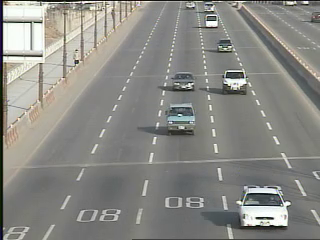
#> input picture frame 2 of Vehicle Detection/Project_outdoor video1.mov, 320 x 240 px
$ jupyter execute Project_car.ipynb
#> lines starting #> are read from the running program, lines starting #| are printed output that depends on the picture; after the words box and inside, x2 and y2 are one past the last pixel; in counts of white or black regions, pixels touching at a corner belong together
[cell 1]
import cv2
import numpy as np

[cell 2]
cap = cv2.VideoCapture('./Project_outdoor video1.mov')
frame_width = int( cap.get(cv2.CAP_PROP_FRAME_WIDTH))

frame_height =int( cap.get( cv2.CAP_PROP_FRAME_HEIGHT))

fourcc = cv2.VideoWriter_fourcc('X','V','I','D')

out = cv2.VideoWriter("car_output.avi", fourcc, 5.0, (1280,720))

ret, frame1 = cap.read()
#> frame1 is the input picture: shape (240, 320, 3); mean B, G, R 132.6, 137.6, 138
ret, frame2 = cap.read()
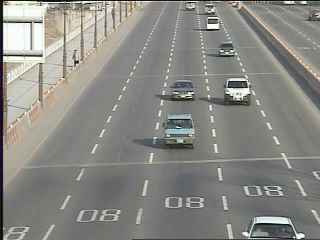
#> input picture frame 3 of Vehicle Detection/Project_outdoor video1.mov, 320 x 240 px
#> frame2 is the input picture: shape (240, 320, 3); mean B, G, R 132.1, 136.9, 137.4
print(frame1.shape)
#| (240, 320, 3)
while cap.isOpened():
    diff = cv2.absdiff(frame1, frame2)
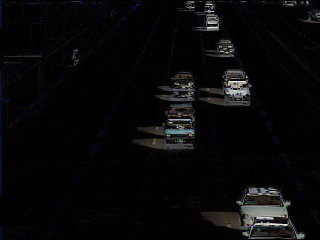
#> diff: shape (240, 320, 3); mean B, G, R 9.1, 8.4, 8.5
    gray = cv2.cvtColor(diff, cv2.COLOR_BGR2GRAY)
    blur = cv2.GaussianBlur(gray, (5,5), 0)
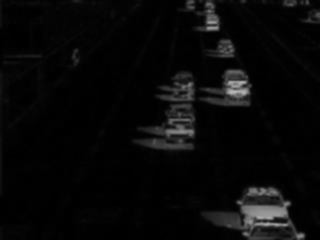
#> blur: shape (240, 320); min 0, max 184, mean 8.6
    _, thresh = cv2.threshold(blur, 20, 255, cv2.THRESH_BINARY)
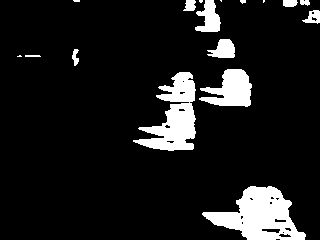
#> thresh: shape (240, 320); 10.6% white; 17 white regions (6 under 20 px), largest, box (x1, y1, x2, y2) and area: (202, 186, 306, 240) 3022, (133, 72, 196, 151) 2477, (199, 69, 252, 107) 1248
    kernel = np.ones((2, 2), np.uint8)

    eroded = cv2.erode(thresh, kernel, iterations=3)
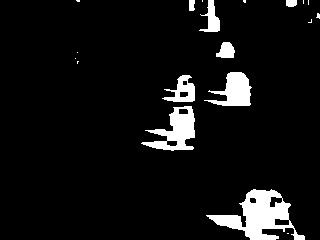
#> eroded: shape (240, 320); 7% white; 19 white regions (11 under 20 px), largest, box (x1, y1, x2, y2) and area: (206, 189, 305, 240) 2168, (141, 106, 195, 151) 1163, (204, 72, 252, 106) 894

    cnt, labels, stats, centroids = cv2.connectedComponentsWithStats(eroded)
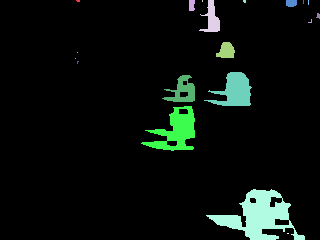
#> labels: shape (240, 320) int32; 20 distinct labels, from 0 to 19; one colour per label, 0 black
#> cnt = 20; stats = 20 rows, first 6: [0, 0, 320, 240, 71391], [76, 0, 4, 2, 7], [189, 0, 6, 11, 61], [202, 0, 1, 2, 2], [199, 0, 21, 32, 322], [243, 0, 3, 3, 8]; centroids = 20 rows, first 8: [154.5, 117.9], [77.71, 0.429], [191.3, 4.89], [202, 0.5], [211.5, 18.47], [244.1, 0.875], [290.9, 2.76], [303, 1.5]

    for i in range(1, cnt):
        (x, y, w, h, area) = stats[i]

        # 노이즈 제거
        if area < 20:
            continue

        cv2.rectangle(frame1, (x, y, w, h), (0, 255, 255))
        cv2.putText(frame1,"Motion detected!", (10, 30), cv2.FONT_HERSHEY_DUPLEX, 0.5,(0, 0,255))
#> this loop made 19 passes
#> (x, y, w, h, area) on passes 2, 4, 6, 11, 15, 16, 17, 18: (189, 0, 6, 11, 61), (199, 0, 21, 32, 322), (286, 0, 11, 7, 71), (216, 42, 19, 16, 220), (204, 72, 48, 34, 894), (162, 75, 33, 27, 453), (141, 106, 54, 45, 1163), (206, 189, 99, 51, 2168)
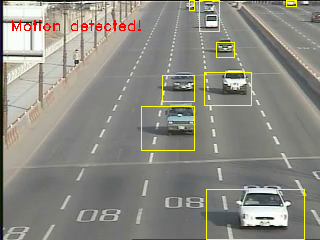
#> frame1: shape (240, 320, 3); 1.86% of pixels changed, all inside (x1, y1, x2, y2) = (12, 0, 305, 240)

    image = cv2.resize(frame1, (1280,720))
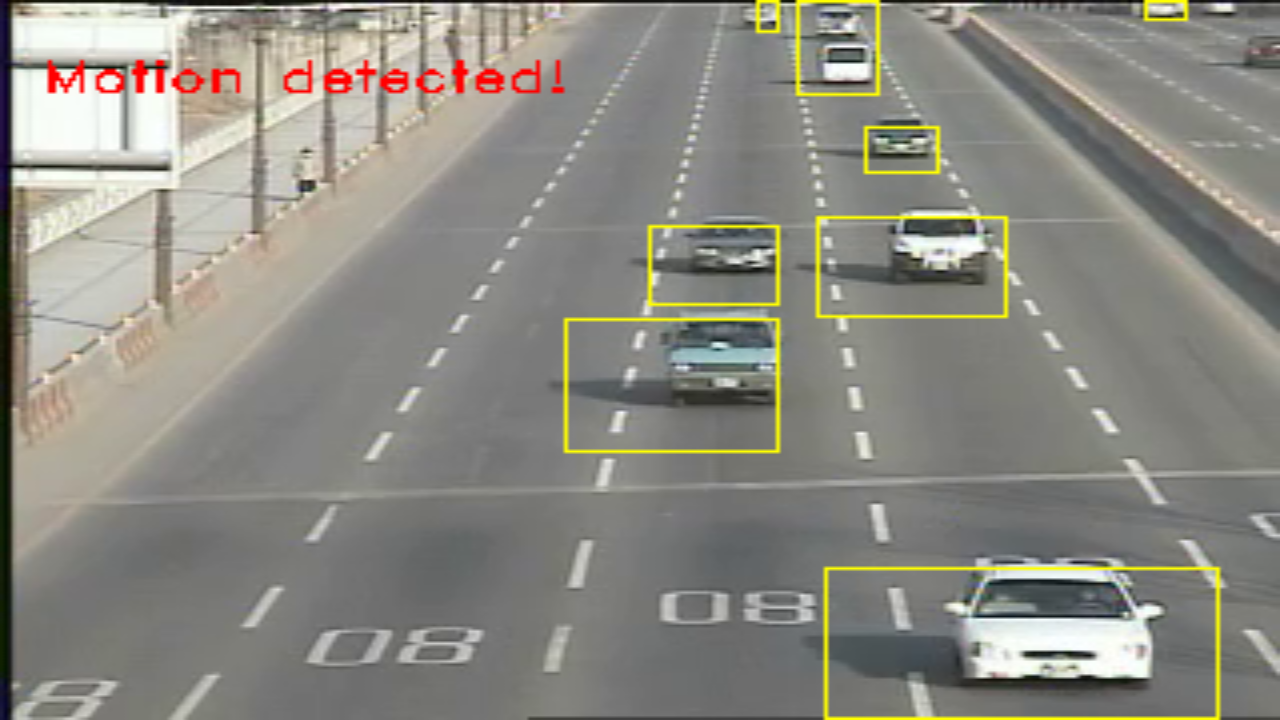
#> image: shape (720, 1280, 3); mean B, G, R 130, 138.2, 140
    out.write(image)
    cv2.imshow("output", frame1)
    frame1 = frame2
    ret, frame2 = cap.read()
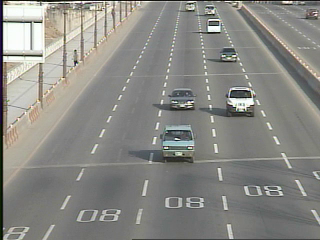
#> input picture frame 4 of Vehicle Detection/Project_outdoor video1.mov, 320 x 240 px
#> frame2 is the input picture: shape (240, 320, 3); mean B, G, R 132.5, 137.4, 137.8
    if not ret:
        break

    if cv2.waitKey(40) == 27:
#> (key Esc is pressed here)
        break

cv2.destroyAllWindows()
cap.release()
out.release()

$ run again, starting later in the video
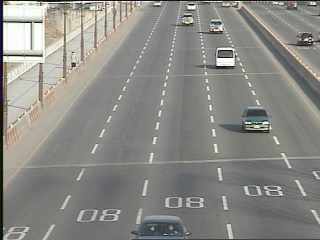
#> input picture frame 12 of Vehicle Detection/Project_outdoor video1.mov, 320 x 240 px
#> frame1 is the input picture: shape (240, 320, 3); mean B, G, R 133.1, 137.8, 138.4
#| (240, 320, 3)
#> thresh: shape (240, 320); 6.3% white; 16 white regions (2 under 20 px), largest, box (x1, y1, x2, y2) and area: (219, 106, 278, 150) 1540, (196, 46, 239, 76) 801, (131, 221, 183, 238) 655
#> eroded: shape (240, 320); 3.9% white; 17 white regions (7 under 20 px), largest, box (x1, y1, x2, y2) and area: (224, 109, 278, 150) 1130, (204, 49, 238, 76) 565, (135, 224, 182, 237) 422
#> `cnt, labels, stats, centroids = cv2.connectedComponentsWithStats(eroded)`:
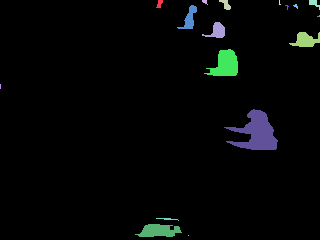
#> labels: shape (240, 320) int32; 18 distinct labels, from 0 to 17; one colour per label, 0 black
#> cnt = 18; stats = 18 rows, first 6: [0, 0, 320, 240, 73778], [156, 0, 7, 8, 36], [202, 0, 6, 5, 17], [219, 0, 12, 10, 64], [279, 0, 2, 5, 6], [309, 0, 11, 10, 52]; centroids = 18 rows, first 8: [156.5, 120.2], [159.2, 3.39], [204.5, 1.35], [225.5, 4.16], [279.2, 2.33], [313.7, 2.94], [189.2, 18.13], [286.8, 6.38]
#> the loop `for i in range(1, cnt):` made 17 passes
#> (x, y, w, h, area) on passes 1, 3, 5, 6, 10, 11, 12, 14: (156, 0, 7, 8, 36), (219, 0, 12, 10, 64), (309, 0, 11, 10, 52), (177, 5, 20, 24, 199), (202, 22, 23, 16, 191), (289, 32, 31, 15, 279), (204, 49, 34, 27, 565), (224, 109, 54, 41, 1130)
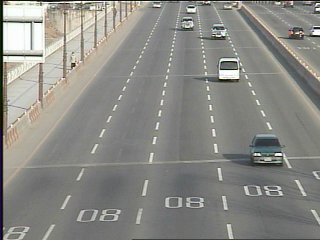
#> input picture frame 14 of Vehicle Detection/Project_outdoor video1.mov, 320 x 240 px
#> frame2 is the input picture: shape (240, 320, 3); mean B, G, R 133.2, 138, 138.6

$ run again, starting later in the video
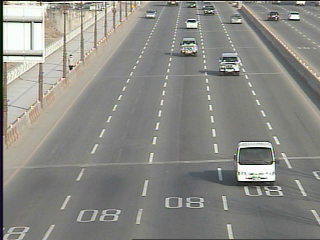
#> input picture frame 22 of Vehicle Detection/Project_outdoor video1.mov, 320 x 240 px
#> frame1 is the input picture: shape (240, 320, 3); mean B, G, R 132.8, 137.9, 138.5
#| (240, 320, 3)
#> thresh: shape (240, 320); 9.8% white; 22 white regions (7 under 20 px), largest, box (x1, y1, x2, y2) and area: (190, 140, 292, 216) 4497, (200, 52, 245, 85) 883, (164, 37, 199, 63) 552
#> eroded: shape (240, 320); 6.9% white; 19 white regions (8 under 20 px), largest, box (x1, y1, x2, y2) and area: (196, 143, 290, 216) 3608, (206, 55, 244, 84) 595, (172, 40, 198, 63) 366
#> `cnt, labels, stats, centroids = cv2.connectedComponentsWithStats(eroded)`:
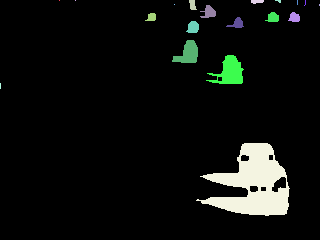
#> labels: shape (240, 320) int32; 20 distinct labels, from 0 to 19; one colour per label, 0 black
#> cnt = 20; stats = 20 rows, first 6: [0, 0, 320, 240, 71508], [59, 0, 1, 1, 1], [75, 0, 1, 1, 1], [189, 0, 8, 10, 57], [251, 0, 13, 4, 41], [275, 0, 6, 3, 11]; centroids = 20 rows, first 8: [153.4, 118.1], [59, 0], [75, 0], [192.2, 4.53], [256.6, 1.12], [278.3, 0.636], [297, 2], [304.8, 2.5]
#> the loop `for i in range(1, cnt):` made 19 passes
#> (x, y, w, h, area) on passes 3, 4, 9, 11, 12, 13, 14, 15: (189, 0, 8, 10, 57), (251, 0, 13, 4, 41), (200, 5, 16, 13, 125), (145, 13, 11, 8, 64), (265, 12, 14, 10, 98), (288, 12, 12, 10, 87), (226, 17, 18, 11, 99), (186, 21, 13, 12, 119)
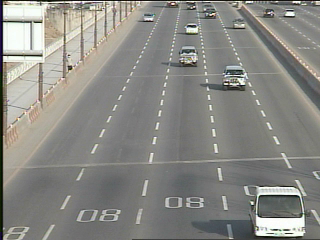
#> input picture frame 24 of Vehicle Detection/Project_outdoor video1.mov, 320 x 240 px
#> frame2 is the input picture: shape (240, 320, 3); mean B, G, R 132.1, 137.1, 137.6
